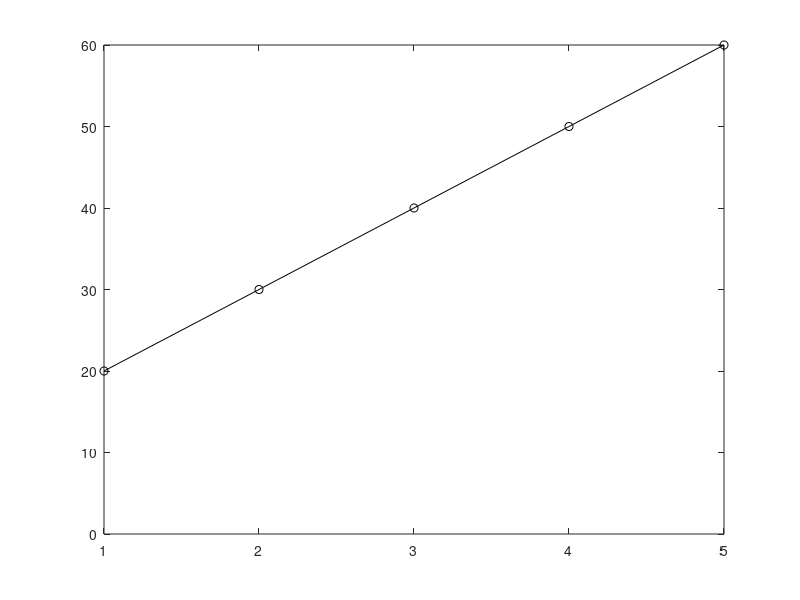

Reproduce this figure in MATLAB. (Note: this script raises an error after producing the figure.)
%% test create avi (movie)


figure(6)
set(gcf,'color','w','position',[100 100 600 600])
for ii = 1:10
    clf

    plot(1:5, (2:6)*ii,'-ok');
    ylim([0, 60]);

    FF(ii) = getframe(gcf);

end

% create the video writer 
  writerObj = VideoWriter('myVideo.avi');
  writerObj.FrameRate = 0.5; % set the seconds per image
  open(writerObj);
for ii=1:length(FF)
    % convert the image to a frame
    frame = FF(ii) ;    
    writeVideo(writerObj, frame);
end
close(writerObj);
